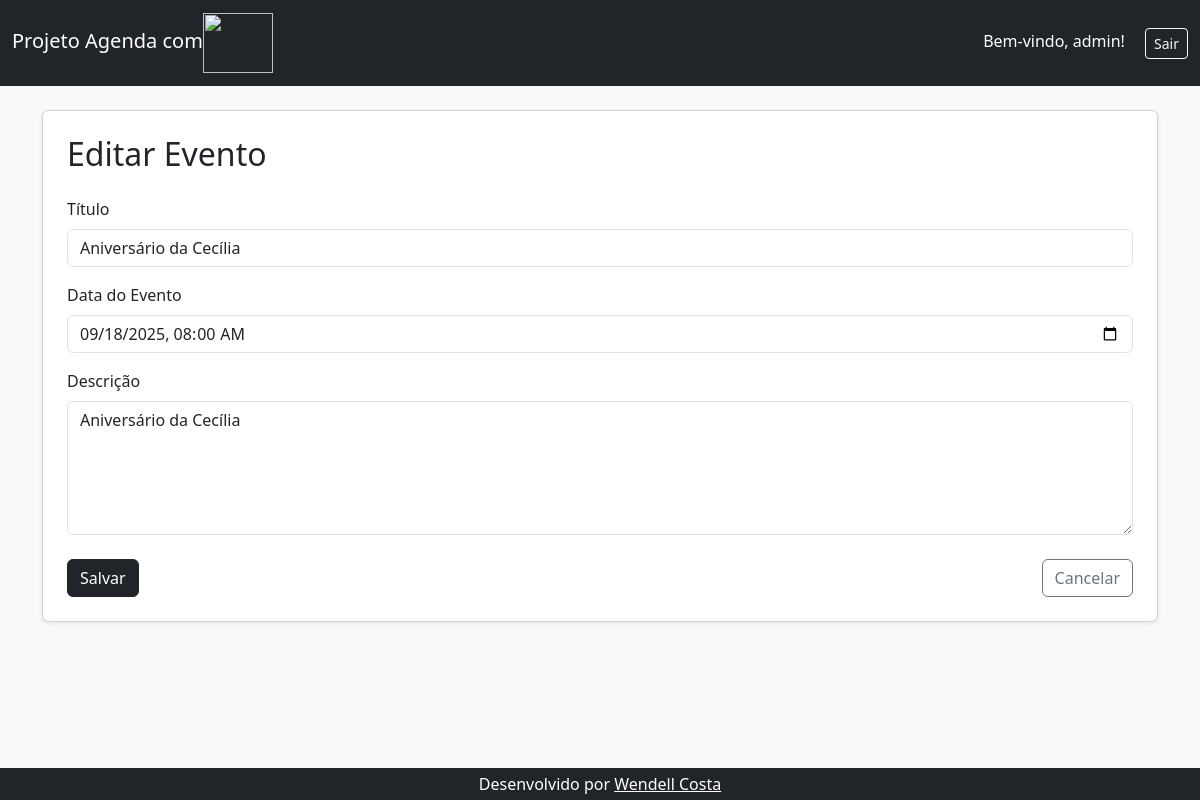
Page /agenda/evento/?id=30 (signed in) on the committed database.
### core/models.py (models this page shows, shortened)
class Evento(models.Model):
    titulo = models.CharField(max_length=100)
    descricao = models.TextField(blank=True, null=True) # A descrição pode ser nulo ou vazio
    data_evento = models.DateTimeField(verbose_name='Data do Evento') # A data do evento é obrigatória, o verbose_name é o nome que será exibido no formulário
    data_criacao = models.DateTimeField(auto_now=True, verbose_name='Data da Criação') # A data de criação do evento é automatica
    usuario = models.ForeignKey(User, on_delete=models.CASCADE) # Se o usuário dono do evento for excluido da aplicação, todos os eventos serão excluídos
    class Meta:
        db_table = 'evento' # Define o nome da tabela no banco de dados como 'evento' ao invés de 'core_evento' que é o padrão do Django
    def get_data_input_evento(self):
        return self.data_evento.strftime('%Y-%m-%dT%H:%M') # Retorna a data do evento formatada para o input do formulário

### core/views.py (the view)
# urls.py: path('agenda/evento/', views.evento),
@login_required(login_url='/login/')
def evento(request):
    id_evento = request.GET.get('id')
    dados = {}
    if id_evento:
        dados['evento'] = Evento.objects.get(id=id_evento)
    return render(request, 'evento.html', dados) # Renderiza a página evento.html

### agenda/templates/evento.html (shortened to what this page needs)
{% extends "model-page.html" %}
{% block content %}
<div class="card shadow-sm p-4 bg-white rounded">
    <h2 class="mb-4">{{ evento.id|yesno:"Editar Evento,Novo Evento" }}</h2>
    <form action="submit" method="post">
        <div class="mb-3">
            <label class="form-label">Título</label>
            <input type="text" name="titulo" class="form-control" placeholder="Nome do Evento" value="{{ evento.titulo }}" required>
        </div>
        <div class="mb-3">
            <label class="form-label">Data do Evento</label>
            <input type="datetime-local" name="data_evento" class="form-control" value="{{ evento.get_data_input_evento }}" required>
        </div>
        <div class="mb-4">
            <label class="form-label">Descrição</label>
            <textarea name="descricao" class="form-control" rows="5" placeholder="Descrição do Evento" required>{{ evento.descricao }}</textarea>
        </div>
        <div class="d-flex justify-content-between">
            <button type="submit" class="btn btn-dark">Salvar</button>
            <a href="/agenda/" class="btn btn-outline-secondary">Cancelar</a>
        </div>
    </form>
</div>
{% endblock %}

### agenda/templates/model-header.html (shortened to what this page needs)
{% load static %}
<header class="header">
    <nav class="navbar navbar-expand-lg navbar-dark bg-dark">
        <div class="container-fluid">
            <span class="navbar-brand">Projeto Agenda com<img src="{% static 'img/django_icon.svg' %}" width="70" height="60"></span>
            <div class="ms-auto">
                <span class="me-3 text-white">Bem-vindo, {{ user.first_name }} {{ user.last_name|default:user.username }}!</span>
                <a href="/logout" class="btn btn-outline-light btn-sm">Sair</a>
            </div>
        </div>
    </nav>
</header>

### rows in the picture
Evento: id "Editar Evento", titulo "Aniversário da Cecília", data_evento "09/18/2025 08:00", descricao "Aniversário da Cecília"

### other values in the picture
{{ user.last_name|default:user.username }} "admin"
